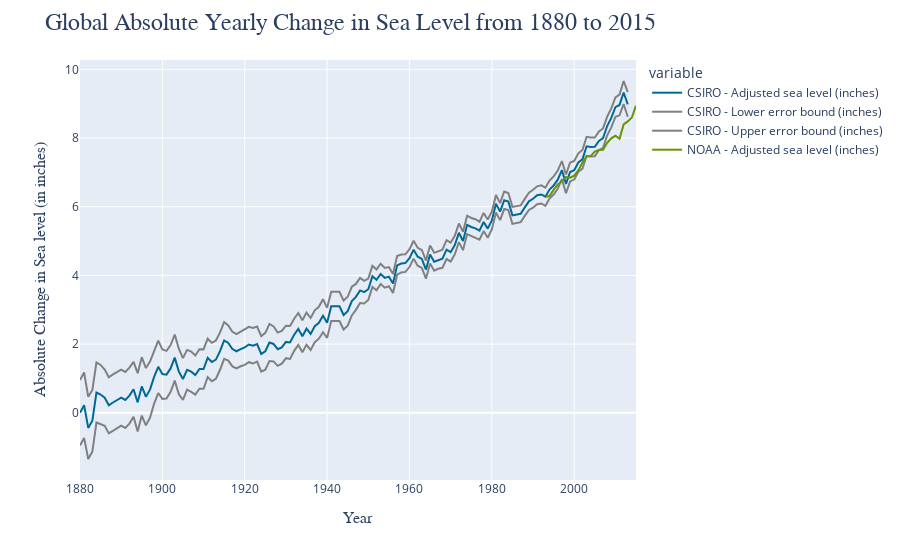

Here is the notebook cell this chart was saved with:
### Code cell
fig = px.line(sea_df, x="Year", y=["CSIRO - Adjusted sea level (inches)",
                                   "CSIRO - Lower error bound (inches)",
                                   "CSIRO - Upper error bound (inches)",
                                   "NOAA - Adjusted sea level (inches)"],
              color_discrete_sequence=["#006994", "grey", "grey", "#699400"])

# ["#006994", "#699400", "#940069"]

fig.update_yaxes(
    title=dict(
        text="Absolute Change in Sea level (in inches)",
        font=dict(
            size=16,
            family="Arial"
        )
    )
)

fig.update_xaxes(
    title_font_family="Arial",
    title=dict(
        text="Year",
        font=dict(
            size=16,
            family="Arial"
        )
    )
)

fig.update_layout(
    title=dict(
        text="Global Absolute Yearly Change in Sea Level from 1880 to 2015",
        font=dict(
            family="Arial",
            size=24
        )
    ),
    hovermode="x unified"
)

fig.show()

### Figure 1 — Plotly figure (JSON) as saved in the notebook; plotly's stock layout.template omitted (floating-point values rounded to 4 significant figures; data arrays with more than 128 entries replaced by an {"elided": "..."} marker saying what was removed)
{"data": [{"hovertemplate": "variable=CSIRO - Adjusted sea level (inches)<br>Year=%{x}<br>value=%{y}<extra></extra>", "legendgroup": "CSIRO - Adjusted sea level (inches)", "line": {"color": "#006994", "dash": "solid"}, "mode": "lines", "name": "CSIRO - Adjusted sea level (inches)", "orientation": "v", "showlegend": true, "type": "scatter", "x": {"elided": "136 int values"}, "xaxis": "x", "y": {"elided": "136 float values"}, "yaxis": "y"}, {"hovertemplate": "variable=CSIRO - Lower error bound (inches)<br>Year=%{x}<br>value=%{y}<extra></extra>", "legendgroup": "CSIRO - Lower error bound (inches)", "line": {"color": "grey", "dash": "solid"}, "mode": "lines", "name": "CSIRO - Lower error bound (inches)", "orientation": "v", "showlegend": true, "type": "scatter", "x": {"elided": "136 int values"}, "xaxis": "x", "y": {"elided": "136 float values"}, "yaxis": "y"}, {"hovertemplate": "variable=CSIRO - Upper error bound (inches)<br>Year=%{x}<br>value=%{y}<extra></extra>", "legendgroup": "CSIRO - Upper error bound (inches)", "line": {"color": "grey", "dash": "solid"}, "mode": "lines", "name": "CSIRO - Upper error bound (inches)", "orientation": "v", "showlegend": true, "type": "scatter", "x": {"elided": "136 int values"}, "xaxis": "x", "y": {"elided": "136 float values"}, "yaxis": "y"}, {"hovertemplate": "variable=NOAA - Adjusted sea level (inches)<br>Year=%{x}<br>value=%{y}<extra></extra>", "legendgroup": "NOAA - Adjusted sea level (inches)", "line": {"color": "#699400", "dash": "solid"}, "mode": "lines", "name": "NOAA - Adjusted sea level (inches)", "orientation": "v", "showlegend": true, "type": "scatter", "x": {"elided": "136 int values"}, "xaxis": "x", "y": {"elided": "136 float values"}, "yaxis": "y"}], "layout": {"hovermode": "x unified", "legend": {"title": {"text": "variable"}, "tracegroupgap": 0}, "margin": {"t": 60}, "title": {"font": {"family": "Arial", "size": 24}, "text": "Global Absolute Yearly Change in Sea Level from 1880 to 2015"}, "xaxis": {"anchor": "y", "domain": [0, 1], "title": {"font": {"family": "Arial", "size": 16}, "text": "Year"}}, "yaxis": {"anchor": "x", "domain": [0, 1], "title": {"font": {"family": "Arial", "size": 16}, "text": "Absolute Change in Sea level (in inches)"}}}}
